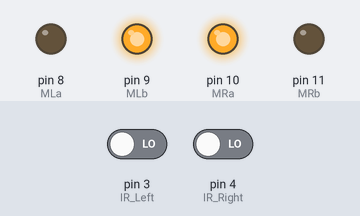
Simulated run of this sketch. Board: Arduino Uno, built with avr-gcc and run on an emulated ATmega328P. On the bench: output pins drawn as LEDs (lit = HIGH). The test bench sets the inputs (shaded band); at power-on: pin 3 (IR_Left) LOW, pin 4 (IR_Right) LOW.

Above: at 1.2 s.
1.3 s: pin 3 (IR_Left) driven HIGH
At 2.4 s:
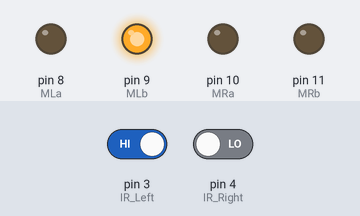
2.8 s: pin 4 (IR_Right) driven HIGH
At 3.6 s:
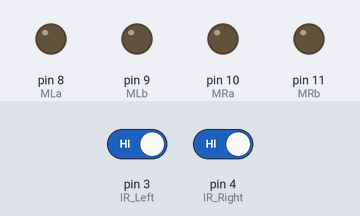
4.3 s: pin 3 (IR_Left) driven LOW
At 4.8 s:
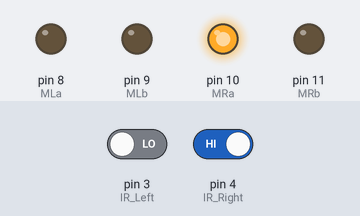
5.8 s: pin 4 (IR_Right) driven LOW
At 7.2 s:
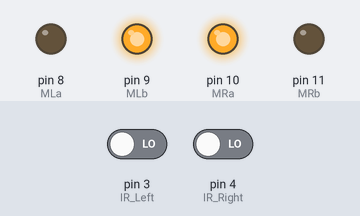
Timing chart, 0 to 8.3 s (numbered marks = the images above; inputs shaded):
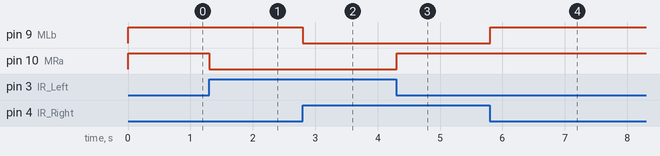

The sketch:

Human_Following_Robot.ino
```cpp
// ----------------------------
// ----------------------------
// Motor driver pin definitions
// ----------------------------
#define MLa 8   // Left motor pin 1
#define MLb 9   // Left motor pin 2
#define MRa 10  // Right motor pin 1
#define MRb 11  // Right motor pin 2


// ----------------------------
// IR sensor pin definitions
// ----------------------------
int IR_Left = 3;   // Left IR sensor
int IR_Right = 4;  // Right IR sensor


void setup() {
  // Set IR sensor pins as input
  pinMode(IR_Left, INPUT);
  pinMode(IR_Right, INPUT);


  // Set motor driver pins as output
  pinMode(MLa, OUTPUT);
  pinMode(MLb, OUTPUT);
  pinMode(MRa, OUTPUT);
  pinMode(MRb, OUTPUT);
}


void loop() {
  int leftVal = digitalRead(IR_Left);
  int rightVal = digitalRead(IR_Right);


  if (leftVal == HIGH && rightVal == HIGH) {
    // Case 1: No human detected → Stop
    digitalWrite(MLa, LOW);
    digitalWrite(MLb, LOW);
    digitalWrite(MRa, LOW);
    digitalWrite(MRb, LOW);
  }
  else if (leftVal == LOW && rightVal == HIGH) {
    // Case 2: Human detected on LEFT → Turn Left
    digitalWrite(MLa, LOW);   // Left motor OFF
    digitalWrite(MLb, LOW);
    digitalWrite(MRa, HIGH);  // Right motor ON
    digitalWrite(MRb, LOW);
  }
  else if (leftVal == HIGH && rightVal == LOW) {
    // Case 3: Human detected on RIGHT → Turn Right
    digitalWrite(MLa, LOW);   // Left motor ON
    digitalWrite(MLb, HIGH);
    digitalWrite(MRa, LOW);   // Right motor OFF
    digitalWrite(MRb, LOW);
  }
  else if (leftVal == LOW && rightVal == LOW) {
    // Case 4: Human detected in CENTER → Move Forward
    digitalWrite(MLa, LOW);   // Left motor forward
    digitalWrite(MLb, HIGH);
    digitalWrite(MRa, HIGH);  // Right motor forward
    digitalWrite(MRb, LOW);
  }


  delay(50);  // Small delay to stabilize motor response
}
```

Measured:
- after the input at 1.3 s, pin 10 (MRa): HIGH → LOW at once
- after the input at 2.8 s, pin 9 (MLb): HIGH → LOW at once
- after the input at 4.3 s, pin 10 (MRa): LOW → HIGH at once
- after the input at 5.8 s, pin 9 (MLb): LOW → HIGH at once
